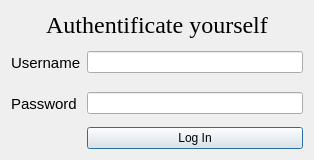
<?xml version="1.0" encoding="UTF-8"?>
<ui version="4.0">
 <class>loginWindow</class>
 <widget class="QDialog" name="loginWindow">
  <property name="geometry">
   <rect>
    <x>0</x>
    <y>0</y>
    <width>314</width>
    <height>160</height>
   </rect>
  </property>
  <property name="windowTitle">
   <string>Dialog</string>
  </property>
  <layout class="QGridLayout" name="gridLayout_2">
   <item row="0" column="0">
    <layout class="QGridLayout" name="gridLayout">
     <item row="5" column="1">
      <widget class="QPushButton" name="LogInButton">
       <property name="text">
        <string>Log In</string>
       </property>
      </widget>
     </item>
     <item row="1" column="1" rowspan="2">
      <widget class="QLineEdit" name="usernameLineEdit"/>
     </item>
     <item row="1" column="0" rowspan="2">
      <widget class="QLabel" name="usernameLabel">
       <property name="font">
        <font>
         <pointsize>11</pointsize>
        </font>
       </property>
       <property name="text">
        <string>Username</string>
       </property>
      </widget>
     </item>
     <item row="0" column="0" colspan="2">
      <widget class="QLabel" name="loginLabel">
       <property name="font">
        <font>
         <family>Times New Roman</family>
         <pointsize>18</pointsize>
         <weight>50</weight>
         <italic>false</italic>
         <bold>false</bold>
        </font>
       </property>
       <property name="lineWidth">
        <number>0</number>
       </property>
       <property name="text">
        <string>Authentificate yourself</string>
       </property>
       <property name="alignment">
        <set>Qt::AlignCenter</set>
       </property>
      </widget>
     </item>
     <item row="3" column="1" rowspan="2">
      <widget class="QLineEdit" name="passwordLineEdit">
       <property name="enabled">
        <bool>true</bool>
       </property>
       <property name="tabletTracking">
        <bool>false</bool>
       </property>
       <property name="autoFillBackground">
        <bool>false</bool>
       </property>
       <property name="inputMethodHints">
        <set>Qt::ImhHiddenText|Qt::ImhNoAutoUppercase|Qt::ImhNoPredictiveText|Qt::ImhSensitiveData</set>
       </property>
       <property name="echoMode">
        <enum>QLineEdit::Password</enum>
       </property>
      </widget>
     </item>
     <item row="3" column="0" rowspan="2">
      <widget class="QLabel" name="passwordLabel">
       <property name="font">
        <font>
         <pointsize>11</pointsize>
        </font>
       </property>
       <property name="text">
        <string>Password</string>
       </property>
      </widget>
     </item>
    </layout>
   </item>
  </layout>
 </widget>
 <resources/>
 <connections/>
</ui>
